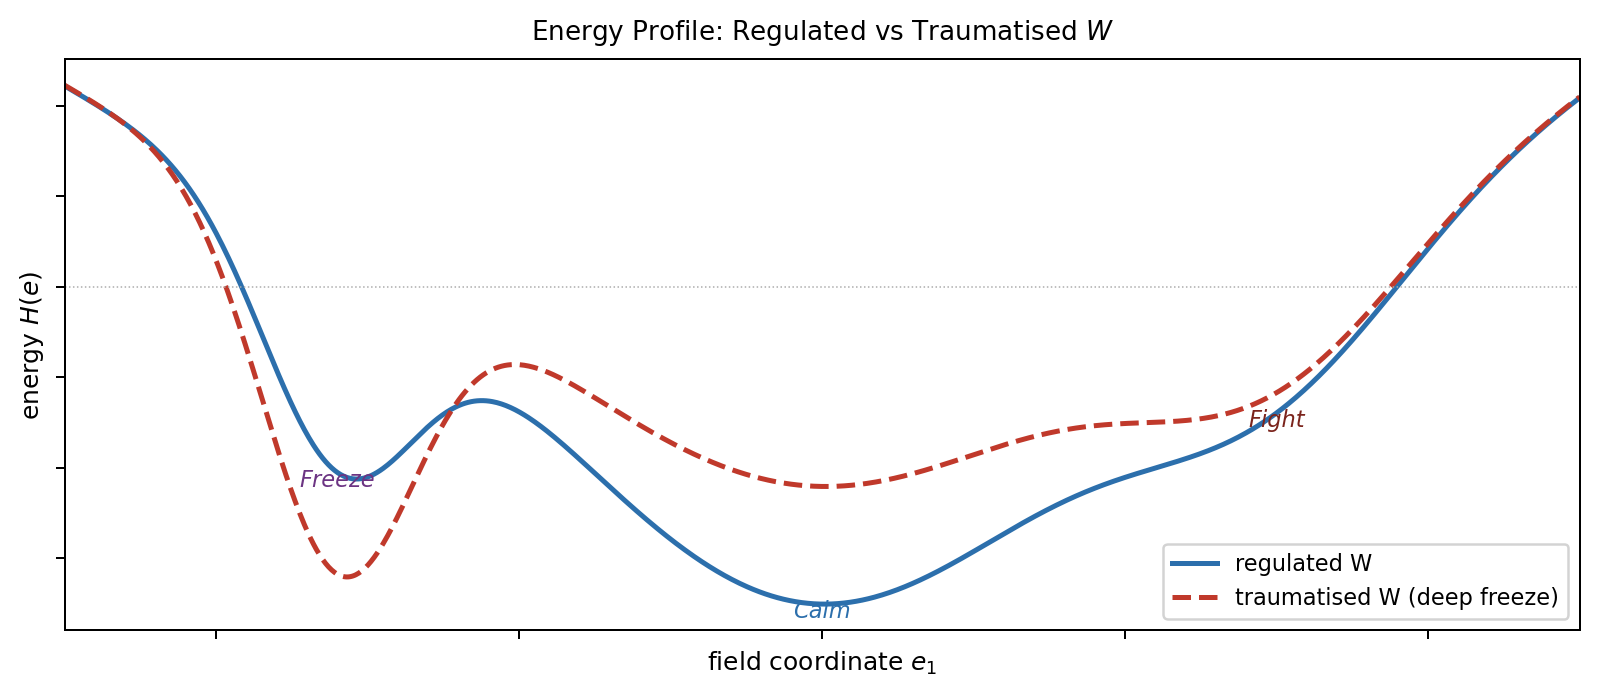

Write the Python code that produced this figure.
"""
Figure 3b — Energy Landscape Cross-section (1D profile)
Slice through the landscape showing well depth and barrier height.
Regulated (therapeutic W) vs dysregulated (traumatised W) comparison.
Produces fig3b_energy_profile.pdf and fig3b_energy_profile.png
"""
import numpy as np
import matplotlib
matplotlib.use("Agg")
import matplotlib.pyplot as plt

x = np.linspace(-5, 5, 1000)

def landscape(x, freeze_depth=2.5, calm_depth=3.5, barrier=0.8):
    """1D multi-well potential."""
    calm  = -calm_depth  * np.exp(-(x - 0.0)**2 / (2 * 1.6**2))
    freeze= -freeze_depth* np.exp(-(x + 3.2)**2 / (2 * 0.5**2))
    fight = -1.6         * np.exp(-(x - 3.0)**2 / (2 * 0.9**2))
    bowl  =  0.09 * x**2
    return calm + freeze + fight + bowl

V_baseline    = landscape(x, freeze_depth=2.5, calm_depth=3.5)  # regulated
V_traumatised = landscape(x, freeze_depth=3.8, calm_depth=2.2)  # freeze deepened, calm shallowed

fig, ax = plt.subplots(figsize=(9, 4))

ax.plot(x, V_baseline,    color="#2C6FAC", lw=2.0, label="regulated W")
ax.plot(x, V_traumatised, color="#C0392B", lw=2.0, ls="--", label="traumatised W (deep freeze)")

# Label wells
for xpos, txt, col in [
    ( 0.0, "Calm",   "#2C6FAC"),
    (-3.2, "Freeze", "#6C3483"),
    ( 3.0, "Fight",  "#7B241C"),
]:
    ax.annotate(txt, xy=(xpos, landscape(np.array([xpos]))[0] - 0.15),
                ha="center", fontsize=9, color=col, style="italic")

ax.axhline(0, color="#aaa", lw=0.6, ls=":")
ax.set_xlabel(r"field coordinate $e_1$", fontsize=10)
ax.set_ylabel(r"energy $H(e)$", fontsize=10)
ax.set_title(r"Energy Profile: Regulated vs Traumatised $W$", fontsize=10.5, pad=8)
ax.legend(fontsize=9, framealpha=0.85)
ax.set_xlim(-5, 5)
ax.tick_params(labelbottom=False, labelleft=False)

plt.tight_layout()
for ext in ("pdf", "png"):
    plt.savefig(f"fig3b_energy_profile.{ext}", dpi=180, bbox_inches="tight")
print("fig3b saved")
